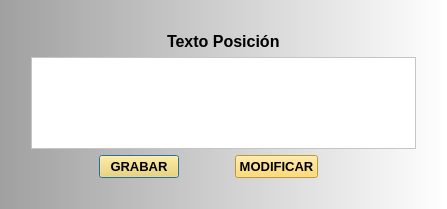
<?xml version="1.0" encoding="UTF-8"?>
<ui version="4.0">
 <class>Dialog</class>
 <widget class="QDialog" name="Dialog">
  <property name="geometry">
   <rect>
    <x>0</x>
    <y>0</y>
    <width>447</width>
    <height>209</height>
   </rect>
  </property>
  <property name="windowTitle">
   <string>Texto Posición</string>
  </property>
  <property name="styleSheet">
   <string notr="true">background-color: qlineargradient(spread:pad, x1:0, y1:0, x2:1, y2:0, stop:0 rgba(160, 160, 160, 255), stop:1 rgba(255, 255, 255, 255));</string>
  </property>
  <layout class="QGridLayout" name="gridLayout">
   <item row="0" column="1">
    <spacer name="horizontalSpacer_3">
     <property name="orientation">
      <enum>Qt::Horizontal</enum>
     </property>
     <property name="sizeType">
      <enum>QSizePolicy::Minimum</enum>
     </property>
     <property name="sizeHint" stdset="0">
      <size>
       <width>368</width>
       <height>20</height>
      </size>
     </property>
    </spacer>
   </item>
   <item row="1" column="0">
    <spacer name="verticalSpacer">
     <property name="orientation">
      <enum>Qt::Vertical</enum>
     </property>
     <property name="sizeType">
      <enum>QSizePolicy::Minimum</enum>
     </property>
     <property name="sizeHint" stdset="0">
      <size>
       <width>20</width>
       <height>130</height>
      </size>
     </property>
    </spacer>
   </item>
   <item row="1" column="1">
    <layout class="QVBoxLayout" name="verticalLayout">
     <item>
      <layout class="QHBoxLayout" name="horizontalLayout">
       <item>
        <spacer name="horizontalSpacer_6">
         <property name="orientation">
          <enum>Qt::Horizontal</enum>
         </property>
         <property name="sizeHint" stdset="0">
          <size>
           <width>40</width>
           <height>20</height>
          </size>
         </property>
        </spacer>
       </item>
       <item>
        <widget class="QLabel" name="label">
         <property name="font">
          <font>
           <pointsize>12</pointsize>
           <weight>75</weight>
           <bold>true</bold>
           <underline>false</underline>
          </font>
         </property>
         <property name="styleSheet">
          <string notr="true">background-color: rgba(255, 255, 255, 0);</string>
         </property>
         <property name="text">
          <string>Texto Posición</string>
         </property>
        </widget>
       </item>
       <item>
        <spacer name="horizontalSpacer_4">
         <property name="orientation">
          <enum>Qt::Horizontal</enum>
         </property>
         <property name="sizeType">
          <enum>QSizePolicy::Expanding</enum>
         </property>
         <property name="sizeHint" stdset="0">
          <size>
           <width>40</width>
           <height>20</height>
          </size>
         </property>
        </spacer>
       </item>
      </layout>
     </item>
     <item>
      <widget class="QTextEdit" name="teDetalle">
       <property name="font">
        <font>
         <pointsize>12</pointsize>
        </font>
       </property>
       <property name="styleSheet">
        <string notr="true">background-color: rgb(255, 255, 255);</string>
       </property>
      </widget>
     </item>
     <item>
      <layout class="QHBoxLayout" name="horizontalLayout_2">
       <item>
        <spacer name="horizontalSpacer">
         <property name="orientation">
          <enum>Qt::Horizontal</enum>
         </property>
         <property name="sizeType">
          <enum>QSizePolicy::Minimum</enum>
         </property>
         <property name="sizeHint" stdset="0">
          <size>
           <width>68</width>
           <height>20</height>
          </size>
         </property>
        </spacer>
       </item>
       <item>
        <widget class="QPushButton" name="pbGrabarDetalle">
         <property name="font">
          <font>
           <pointsize>10</pointsize>
           <weight>75</weight>
           <bold>true</bold>
          </font>
         </property>
         <property name="styleSheet">
          <string notr="true">background-color: rgb(255, 213, 79);</string>
         </property>
         <property name="text">
          <string>GRABAR</string>
         </property>
        </widget>
       </item>
       <item>
        <spacer name="horizontalSpacer_5">
         <property name="orientation">
          <enum>Qt::Horizontal</enum>
         </property>
         <property name="sizeHint" stdset="0">
          <size>
           <width>40</width>
           <height>20</height>
          </size>
         </property>
        </spacer>
       </item>
       <item>
        <widget class="QPushButton" name="pbModificarDetalle">
         <property name="font">
          <font>
           <pointsize>10</pointsize>
           <weight>75</weight>
           <bold>true</bold>
          </font>
         </property>
         <property name="styleSheet">
          <string notr="true">background-color: rgb(255, 213, 79);</string>
         </property>
         <property name="text">
          <string>MODIFICAR</string>
         </property>
        </widget>
       </item>
       <item>
        <spacer name="horizontalSpacer_2">
         <property name="orientation">
          <enum>Qt::Horizontal</enum>
         </property>
         <property name="sizeType">
          <enum>QSizePolicy::Minimum</enum>
         </property>
         <property name="sizeHint" stdset="0">
          <size>
           <width>98</width>
           <height>20</height>
          </size>
         </property>
        </spacer>
       </item>
      </layout>
     </item>
    </layout>
   </item>
   <item row="1" column="2">
    <spacer name="verticalSpacer_2">
     <property name="orientation">
      <enum>Qt::Vertical</enum>
     </property>
     <property name="sizeType">
      <enum>QSizePolicy::Minimum</enum>
     </property>
     <property name="sizeHint" stdset="0">
      <size>
       <width>20</width>
       <height>130</height>
      </size>
     </property>
    </spacer>
   </item>
   <item row="2" column="1">
    <spacer name="horizontalSpacer_7">
     <property name="orientation">
      <enum>Qt::Horizontal</enum>
     </property>
     <property name="sizeHint" stdset="0">
      <size>
       <width>368</width>
       <height>20</height>
      </size>
     </property>
    </spacer>
   </item>
  </layout>
 </widget>
 <resources/>
 <connections/>
</ui>
